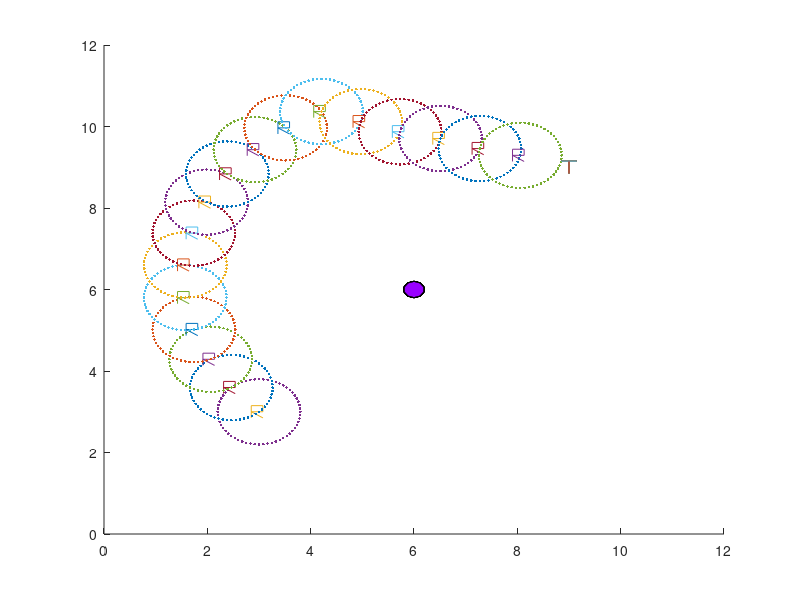

This chart was generated by the following MATLAB code: (Note: this script raises an error after producing the figure.)
clc
clear
close all

%......................Artificial Potential Field.........................

Robot_Coordinate    = [3 3]               ;% Rabot Coordinate = [x-axis y-axis]
Obstacle_Coordinate = [6 6]               ;% Obstacle Coordinate = [x-axis y-axis]
Goal_Coordinate     = [9 9]               ;% Target Coordinate = [x-axis y-axis]
Sensor_Range        = 2                   ;% Sensor Range being used
Step_Size  = 0.4*Sensor_Range             ;% Radius of Circle for Artificial Points
Obstacle            = [1 4]               ;% Obstacle = [Aplha Mew][0.5 0.5]
Goal                = [1 4]               ;% Target   = [Alpha Mew][4 70]
NPTS                = 60                  ;% Number of Artificial Points %60
StepDegree          = 360/NPTS            ;% Step Degree in Degree for Artificial Points
Confirm_Message     = 'Solution Exists'   ;% Message Displayed if a Good Artificial Point Exists
Error_Message       = 'No Solution Exists';% Message Displayed if no Good Artificial Point Exists
Bacteria_x          = Robot_Coordinate(1) ;% Artificial Best Point x
Bacteria_y          = Robot_Coordinate(2) ;% Artificial Best Point y
%.................................Plot.....................................

hold on
axis([0 12 0 12])

%............................Create a Target...............................

backx  = Goal_Coordinate(1) - 0.15;backy1 = Goal_Coordinate(2) + 0.15;
frontx = Goal_Coordinate(1) + 0.15;fronty1 = Goal_Coordinate(2) + 0.15;
middlex = Goal_Coordinate(1);middley1 = Goal_Coordinate(2)+ 0.15;
middley2 = Goal_Coordinate(2)- 0.15;
tri2 = [backx middlex frontx ;backy1 middley1 fronty1 ];
plot(tri2(1,:), tri2(2,:));
tri3 = [middlex middlex ;middley1 middley2];
plot(tri3(1,:), tri3(2,:));

%.............Create a purple transparent circular Obstacle................

xc = Obstacle_Coordinate(1);
yc = Obstacle_Coordinate(2);
r = 0.2;
x = r*sin(-pi:0.2*pi:pi) + xc;
y = r*cos(-pi:0.2*pi:pi) + yc;
c = [0.6 0 1];
fill(x, y, c, 'FaceAlpha', 0.4)
DTG = 1;
while(DTG > 0.6)
    
    %.............................Create a Robot...........................
    
    backx  = Robot_Coordinate(1) - 0.15;backy1 = Robot_Coordinate(2) + 0.15;
    backy2 = Robot_Coordinate(2) - 0.15;frontx = Robot_Coordinate(1) + 0.075;
    fronty1 = Robot_Coordinate(2) + 0.15;fronty2 = Robot_Coordinate(2);
    tri1 = [backx backx frontx frontx backx frontx;backy2 backy1 fronty1 fronty2 fronty2 backy2];
    plot(tri1(1,:), tri1(2,:));
    
    %.........................Potential Calculations.......................
    
    J_ObstT = Obstacle(1)*exp(-Obstacle(2)*((Robot_Coordinate(1)-Obstacle_Coordinate(1))^2+(Robot_Coordinate(2)-Obstacle_Coordinate(2))^2))
    J_GoalT = -Goal(1)*exp(-Goal(2)*((Robot_Coordinate(1)-Goal_Coordinate(1))^2+(Robot_Coordinate(2)-Goal_Coordinate(2))^2))
    JT = J_ObstT + J_GoalT;
    
    %...........................Distance to Goal...........................
    
    DTG = sqrt((Robot_Coordinate(1)-Goal_Coordinate(1))^2+(Robot_Coordinate(2)-Goal_Coordinate(2))^2)
    
    %...........................Artificial Points..........................
    
    Theta = zeros(1,NPTS);
    Theta(1) = StepDegree;
    for i=1:NPTS-1
        Theta(i+1) = Theta(i) + StepDegree;
    end
    
    %     a = 1;
    %     b = 360;
    %     Theta = a + (b-a).*rand(NPTS,1);
    
    Bacteria_x = zeros(1,NPTS);
    Bacteria_y = zeros(1,NPTS);
    for i=1:NPTS
        Bacteria_x(i) = Robot_Coordinate(1) + (Step_Size*cos(pi*Theta(i)/180));
        Bacteria_y(i) = Robot_Coordinate(2) + (Step_Size*sin(pi*Theta(i)/180));
    end
    plot(Bacteria_x,Bacteria_y,'.')
    pause(0.1);
    %........Calculating Cost Function and Distance of Artificial Point....
    
    [m,n] = size(Bacteria_x);
    J_ObstT_Bacteria = zeros(1,n);
    J_GoalT_Bacteria = zeros(1,n);
    JT_Bacteria = zeros(1,n);
    DTG_Bacteria = zeros(1,n);
    for i=1:n
        J_ObstT_Bacteria(i) = Obstacle(1)*exp(-Obstacle(2)*((Bacteria_x(i)-Obstacle_Coordinate(1))^2+(Bacteria_y(i)-Obstacle_Coordinate(2))^2));
        J_GoalT_Bacteria(i) = -Goal(1)*exp(-Goal(2)*((Bacteria_x(i)-Goal_Coordinate(1))^2+(Bacteria_y(i)-Goal_Coordinate(2))^2));
        JT_Bacteria(i) = J_ObstT_Bacteria(i) + J_GoalT_Bacteria(i);
        DTG_Bacteria(i) = sqrt((Bacteria_x(i)-Goal_Coordinate(1))^2+(Bacteria_y(i)-Goal_Coordinate(2))^2);
    end
    J_GoalT_Bacteria;
    
    %....................Error in Cost Function & Distance.................
    
    err_J   = zeros(1,n);
    err_DTG = zeros(1,n);
    Fitness = zeros(1,n);
    for i=1:n
        err_J(i)   = JT_Bacteria(i)  - JT;
        err_DTG(i) = DTG_Bacteria(i) - DTG;
        Fitness(i) = -err_DTG(i);
    end
    Fitness;
    %..........................Best Point Selection........................
    
    Check = 0;
    for t=1:n
        [~,k]= max(Fitness);
        if err_J(k) < 0
            if err_DTG(k)<0
                Check = Check + 1;
                Robot_Coordinate(1) = Bacteria_x(k);
                Robot_Coordinate(2) = Bacteria_y(k);
                DTG = sqrt((Robot_Coordinate(1)-Goal_Coordinate(1))^2+(Robot_Coordinate(2)-Goal_Coordinate(2))^2);
            else
                Fitness(k) = 0;
            end
        else
            Fitness(k) = 0;
        end
    end
    Check;
    if Check == 0
        disp(Error_Message)
    else
        disp(Confirm_Message)
    end
    All_Data = zeros(NPTS,3);
    All_Data(:,1) = Robot_Coordinate(1);
    All_Data(:,2) = Robot_Coordinate(2);
    All_Data(:,3) = Theta;
    All_Data(:,4) = J_ObstT_Bacteria;
    All_Data(:,5) = J_GoalT_Bacteria;
    All_Data(:,6) = JT_Bacteria;
    All_Data(:,7) = err_J;
    All_Data(:,8) = err_DTG;
    All_Data;
    %.................................Plot.................................
    
    %............................Create a Target...........................
    backx  = Goal_Coordinate(1) - 0.15;backy1 = Goal_Coordinate(2) + 0.15;
    frontx = Goal_Coordinate(1) + 0.15;fronty1 = Goal_Coordinate(2) + 0.15;
    middlex = Goal_Coordinate(1);middley1 = Goal_Coordinate(2)+ 0.15;
    middley2 = Goal_Coordinate(2)- 0.15;
    tri2 = [backx middlex frontx ;backy1 middley1 fronty1 ];
    plot(tri2(1,:), tri2(2,:));
    hold on
    tri3 = [middlex middlex ;middley1 middley2];
    plot(tri3(1,:), tri3(2,:));
    
    %.............Create a purple transparent circular Obstacle............
    
    xc = Obstacle_Coordinate(1);
    yc = Obstacle_Coordinate(2);
    r = 0.2;
    x = r*sin(-pi:0.2*pi:pi) + xc;
    y = r*cos(-pi:0.2*pi:pi) + yc;
    c = [0.6 0 1];
    fill(x, y, c, 'FaceAlpha', 0.4)
    
    %................................Outputs...............................
%     J_ObstT
%     J_GoalT
%     JT
%     DTG
%     JT_Bacteria
%     DTG_Bacteria
%     err_J
%     err_DTG
%     Check
%     k
%     Fitness
end
Variables = {'Rx' 'Ry' 'Theta' 'J_Obst_B' 'J_GoalT' 'JT' 'err_J' 'err_DTG'};
filename = 'E:\PathPlanning_Yasim\RPO First Iteration\RPO_Data.xlsx';
xlswrite(filename,Variables)
xlswrite(filename,All_Data,1,'A2');
